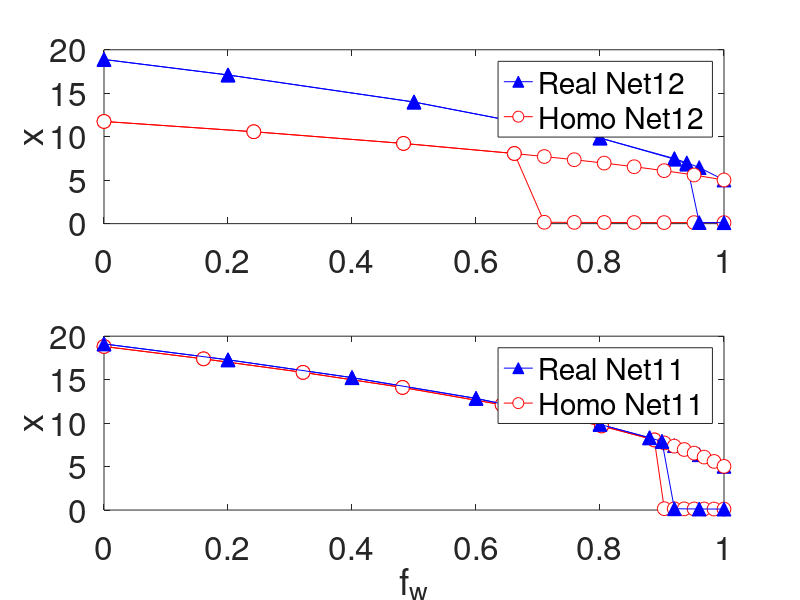

Reproduce this figure in MATLAB.
function Figure_5_e
%   Figure1_main Plots all the Figures 5 e - f in our paper "Universal
%   resilience patterns in complex networks".
%
%  
%   NuRsEv2.0
%   $Id: Figure1_main.m Created at 2018-2-26 11:35:29 $
%   by Jianxi Gao, RPI, Troy, NY
%   Copyright (c) 2012-2018 by Center for Complex Network Research (CCNR)

mark_size = 10;


%% Net12
figure1 = figure('color',[1 1 1]);
axes1 = axes('Parent',figure1,'YScale','log','YMinorTick','on','FontSize',24);
hold(axes1,'all');
load 3PLANT_POLLINATOR_Robertson_1929_weight_A
net12n(1:8,1:7)=haha(32,:,:);
load beta_xnn00_net12;
net12 = xnn;w12 = [20.7:-5:8,7:-1:0]/20.7;

subplot(2,1,1)
plot(1-net12n(:,6),net12n(:,1),'-b^','MarkerSize',mark_size,'MarkerEdgeColor','b','MarkerFaceColor','b');hold on
plot(1-w12,net12(1,:),'-ro','MarkerSize',mark_size,'MarkerEdgeColor','r','MarkerFaceColor','w')

plot(1-net12n(:,6),net12n(:,2),'-b^','MarkerSize',mark_size,'MarkerEdgeColor','b','MarkerFaceColor','b');hold on
plot(1-w12,net12(3,:),'-ro','MarkerSize',mark_size,'MarkerEdgeColor','r','MarkerFaceColor','w')


legend('Real Net12','Homo Net12')
% xlabel('f_w','FontSize',24)
ylabel('x','FontSize',24)
set(gca,'FontSize',24);
box on
%% Net11
subplot(2,1,2)
load 3PLANT_POLLINATOR_Robertson_1929_weight_P
net11n(1:10,1:7)=haha(32,:,:);
load beta_xnn00_net11;
net11 = xnn;w11 = [62.3:-10:8,7:-1:0]/62.3;

plot(1-net11n(:,6),net11n(:,1),'-b^','MarkerSize',mark_size,'MarkerEdgeColor','b','MarkerFaceColor','b');hold on
plot(1-w11,net11(1,:),'-ro','MarkerSize',mark_size,'MarkerEdgeColor','r','MarkerFaceColor','w')

plot(1-w11,net11(3,:),'-ro','MarkerSize',mark_size,'MarkerEdgeColor','r','MarkerFaceColor','w')
plot(1-net11n(:,6),net11n(:,2),'-b^','MarkerSize',mark_size,'MarkerEdgeColor','b','MarkerFaceColor','b');hold on

legend('Real Net11','Homo Net11')
xlabel('f_w','FontSize',24)
ylabel('x','FontSize',24)
set(gca,'FontSize',24);
box on
